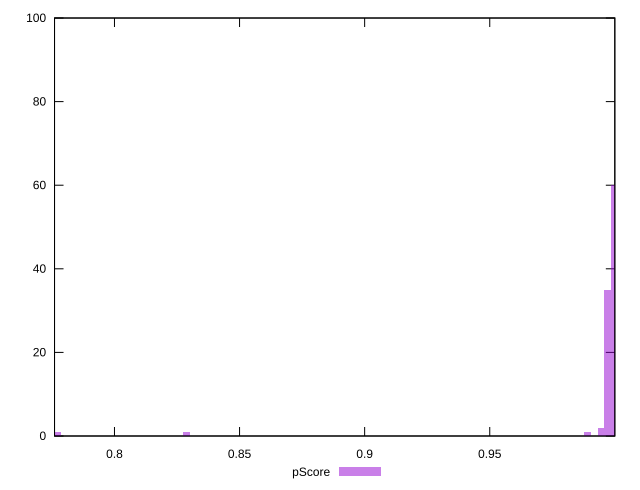

This chart was generated by the following gnuplot code:
reset

$pScore <<EOF
0.999938088977989 60
0.9972208659101139 35
0.8287530357018659 1
0.994503642842239 2
0.9890691967064891 1
0.7771257974122414 1
EOF

set key outside below
set boxwidth 0.00271722306787497
set xrange [0.7760426584464483:0.9999923522960321]
set yrange [0:100]
set trange [0:100]
set style fill transparent solid 0.5 noborder
set terminal svg size 640, 490 enhanced background rgb 'white'
set output "reports/report_00028_2021-02-24T12-49-42.674Z/cumulative-layout-shift/samples/card/pScore/histogram.svg"

plot $pScore title "pScore" with boxes

reset
